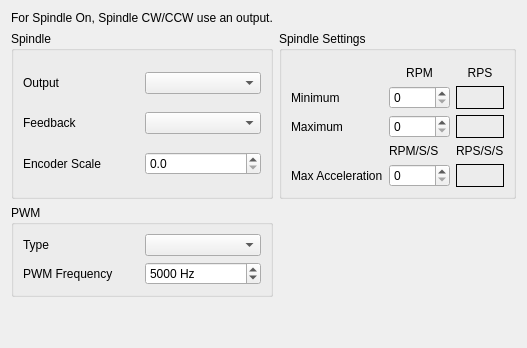
              <widget class="QWidget" name="tab_39">
               <attribute name="title">
                <string>General</string>
               </attribute>
               <layout class="QGridLayout" name="gridLayout_3">
                <item row="0" column="0">
                 <widget class="QLabel" name="label_142">
                  <property name="text">
                   <string>For Spindle On, Spindle CW/CCW use an output.</string>
                  </property>
                 </widget>
                </item>
                <item row="1" column="0">
                 <widget class="QGroupBox" name="groupBox_86">
                  <property name="title">
                   <string>Spindle</string>
                  </property>
                  <layout class="QGridLayout" name="gridLayout_131">
                   <item row="1" column="0">
                    <widget class="QLabel" name="label_34">
                     <property name="text">
                      <string>Feedback</string>
                     </property>
                    </widget>
                   </item>
                   <item row="0" column="1">
                    <widget class="QComboBox" name="spindleTypeCB"/>
                   </item>
                   <item row="1" column="1">
                    <widget class="QComboBox" name="spindleFeedbackCB"/>
                   </item>
                   <item row="0" column="0">
                    <widget class="QLabel" name="label_8">
                     <property name="text">
                      <string>Output</string>
                     </property>
                    </widget>
                   </item>
                   <item row="2" column="0">
                    <widget class="QLabel" name="label_181">
                     <property name="text">
                      <string>Encoder Scale</string>
                     </property>
                    </widget>
                   </item>
                   <item row="2" column="1">
                    <widget class="QDoubleSpinBox" name="spindleEncoderScale">
                     <property name="decimals">
                      <number>1</number>
                     </property>
                     <property name="maximum">
                      <double>25000.000000000000000</double>
                     </property>
                    </widget>
                   </item>
                  </layout>
                 </widget>
                </item>
                <item row="2" column="0">
                 <widget class="QGroupBox" name="spindlepwmGB">
                  <property name="title">
                   <string>PWM</string>
                  </property>
                  <layout class="QGridLayout" name="gridLayout_174">
                   <item row="0" column="1">
                    <widget class="QComboBox" name="spindlePwmTypeCB"/>
                   </item>
                   <item row="0" column="0">
                    <widget class="QLabel" name="label_1130">
                     <property name="text">
                      <string>Type</string>
                     </property>
                    </widget>
                   </item>
                   <item row="1" column="0">
                    <widget class="QLabel" name="label_194">
                     <property name="text">
                      <string>PWM Frequency</string>
                     </property>
                    </widget>
                   </item>
                   <item row="1" column="1">
                    <widget class="QSpinBox" name="pwmFrequencySB">
                     <property name="suffix">
                      <string> Hz</string>
                     </property>
                     <property name="maximum">
                      <number>193000</number>
                     </property>
                     <property name="value">
                      <number>5000</number>
                     </property>
                    </widget>
                   </item>
                  </layout>
                 </widget>
                </item>
                <item row="3" column="0">
                 <spacer name="verticalSpacer_2">
                  <property name="orientation">
                   <enum>Qt::Vertical</enum>
                  </property>
                  <property name="sizeHint" stdset="0">
                   <size>
                    <width>20</width>
                    <height>40</height>
                   </size>
                  </property>
                 </spacer>
                </item>
                <item row="1" column="1">
                 <widget class="QGroupBox" name="spindleGB">
                  <property name="enabled">
                   <bool>true</bool>
                  </property>
                  <property name="title">
                   <string>Spindle Settings</string>
                  </property>
                  <layout class="QGridLayout" name="gridLayout_37">
                   <property name="topMargin">
                    <number>15</number>
                   </property>
                   <item row="5" column="0">
                    <widget class="QLabel" name="label_1154">
                     <property name="text">
                      <string>Max Acceleration</string>
                     </property>
                    </widget>
                   </item>
                   <item row="0" column="1">
                    <widget class="QLabel" name="label_198">
                     <property name="text">
                      <string>RPM</string>
                     </property>
                     <property name="alignment">
                      <set>Qt::AlignCenter</set>
                     </property>
                    </widget>
                   </item>
                   <item row="1" column="1">
                    <widget class="QSpinBox" name="spindleMinRpm">
                     <property name="maximum">
                      <number>1000</number>
                     </property>
                    </widget>
                   </item>
                   <item row="0" column="2">
                    <widget class="QLabel" name="label_1153">
                     <property name="text">
                      <string>RPS</string>
                     </property>
                     <property name="alignment">
                      <set>Qt::AlignCenter</set>
                     </property>
                    </widget>
                   </item>
                   <item row="3" column="2">
                    <widget class="QLabel" name="spindleMaxRps">
                     <property name="frameShape">
                      <enum>QFrame::Box</enum>
                     </property>
                     <property name="text">
                      <string/>
                     </property>
                    </widget>
                   </item>
                   <item row="3" column="0">
                    <widget class="QLabel" name="label_180">
                     <property name="text">
                      <string>Maximum</string>
                     </property>
                    </widget>
                   </item>
                   <item row="1" column="0">
                    <widget class="QLabel" name="label_192">
                     <property name="text">
                      <string>Minimum</string>
                     </property>
                    </widget>
                   </item>
                   <item row="3" column="1">
                    <widget class="QSpinBox" name="spindleMaxRpm">
                     <property name="maximum">
                      <number>25000</number>
                     </property>
                    </widget>
                   </item>
                   <item row="1" column="2">
                    <widget class="QLabel" name="spindleMinRps">
                     <property name="frameShape">
                      <enum>QFrame::Box</enum>
                     </property>
                     <property name="text">
                      <string/>
                     </property>
                    </widget>
                   </item>
                   <item row="4" column="1">
                    <widget class="QLabel" name="label_1155">
                     <property name="text">
                      <string>RPM/S/S</string>
                     </property>
                    </widget>
                   </item>
                   <item row="4" column="2">
                    <widget class="QLabel" name="label_1156">
                     <property name="text">
                      <string>RPS/S/S</string>
                     </property>
                    </widget>
                   </item>
                   <item row="5" column="1">
                    <widget class="QSpinBox" name="spindleMaxAccel">
                     <property name="maximum">
                      <number>10000</number>
                     </property>
                     <property name="singleStep">
                      <number>100</number>
                     </property>
                    </widget>
                   </item>
                   <item row="5" column="2">
                    <widget class="QLabel" name="spindleMaxRpss">
                     <property name="frameShape">
                      <enum>QFrame::Box</enum>
                     </property>
                     <property name="text">
                      <string/>
                     </property>
                    </widget>
                   </item>
                  </layout>
                 </widget>
                </item>
               </layout>
              </widget>
